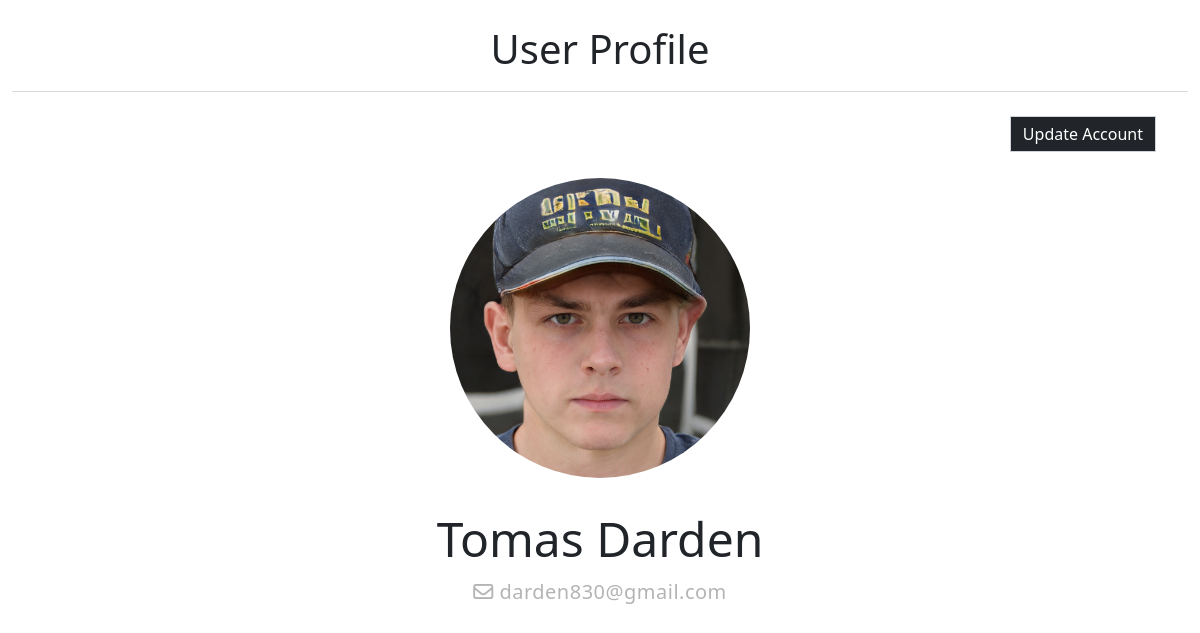
Page /academiaweb/user_profile (signed in) on the committed database.
### users/models.py (models this page shows, shortened)
class Account(models.Model):
    id              = models.AutoField(primary_key=True)
    user            = models.ForeignKey(UserAccount,on_delete=models.CASCADE)
    first_name      = models.CharField(max_length=200)
    last_name       = models.CharField(max_length=200)
    date_of_birth   = models.DateField(default=datetime.date.today)
    gender_choice   = (('male','male'),('feminine','feminine'),('undefined','undefined'))
    gender          = models.CharField(max_length=10, default='male', choices=gender_choice)
    nationality     = CountryField()
    class Meta:
        abstract = True

class Students(Account):
    year            = models.ForeignKey(to='main_app.SchoolYears',on_delete=models.CASCADE,blank=True,null=True)
    profile_picture = models.ImageField(upload_to=location_students,blank=True,null=True)
    class Meta():
        verbose_name        = 'Student'
        verbose_name_plural = 'Students'
    @property
    def full_name(self):
        return '{} {}'.format(self.first_name,self.last_name)

class UserAccount(AbstractBaseUser,PermissionsMixin):
    email           = models.EmailField(unique=True)
    groups          = models.ManyToManyField(Group,blank=True)
    date_joined     = models.DateTimeField(auto_now_add=timezone.now())
    last_login      = models.DateTimeField(auto_now=timezone.now())
    is_active       = models.BooleanField(default=True)
    is_superuser    = models.BooleanField(default=False)
    is_staff        = models.BooleanField(default=False)
    objects = UserManager()
    USERNAME_FIELD  = 'email'

### users/views.py (the view)
# urls.py: path('user_profile',views.UserProfileView.as_view(),name='user_profile'),
class UserProfileView(DetailView):
    model         = UserAccount
    template_name = 'profile.html'
    def get_object(self):
        return self.request.user
    def get_context_data(self, **kwargs):
        context = super().get_context_data(**kwargs)
        context['account'] = GetAccount.get(self.request.user)
        return context

### users/utils.py (called while the page is built)
    def get(user):
        if Students.objects.filter(user=user).exists(): return Students.objects.get(user=user)
        elif Teachers.objects.filter(user=user).exists(): return Teachers.objects.get(user=user)
        else: return None

### users/templates/profile.html (shortened to what this page needs)
{% extends 'base.html' %}
{% load static %}
{% block content %}
<link rel="stylesheet" href="{% static 'main_app/css/profile.css' %}">
<div class="container-fluid">
    <div class="title">
        <h1>User Profile</h1>
    </div>
    {% if request.user.is_staff or request.user.email == object.email %}
    <div class="update">
        <a href="{% url 'user_update' %}">Update Account</a>
    </div>
    {% endif %}
    <div class="user-profile">
        <div class="picture col">
            <img src="{{account.profile_picture.url}}" width="400px">
        </div>
        <div class="data col">
            <h2>{{account.full_name}}</h2>
            <h5><i class="far fa-envelope"></i> {{object.email}}</h5>
            <h6>{{object.course}}</h6>
        </div>
    </div>
</div>
{% endblock %}

### static/main_app/css/profile.css (style rules this page uses)
.container-fluid { width: 100%; }
.container-fluid .title { border-bottom: 1px solid #d9dadc; padding: 25px 0 10px; margin-bottom: 30px; text-align: center; color: #212529; }
.update { padding: 0 2rem; text-align: end; }
.update a { background: #212529; border: 1px solid #ced4da; color: white; text-decoration: none; padding: .375rem .75rem; font-size: 1rem; font-weight: 400; line-height: 1.5; }
.user-profile { align-items: center; margin: auto; }
.picture { text-align: center; }
.picture img { flex: 1 0 0%; text-align: center; border-radius: 50%; width: 300px; margin: 2rem 0; }
.data { text-align: center; }
.data h2 { font-size: 3rem; }
.data h5,h6 { color: rgb(180, 180, 180); letter-spacing: .5px; padding: .3rem ; }

### rows in the picture
Students: profile_picture (picture), full_name "Tomas Darden"
UserAccount: email "darden830@gmail.com"
